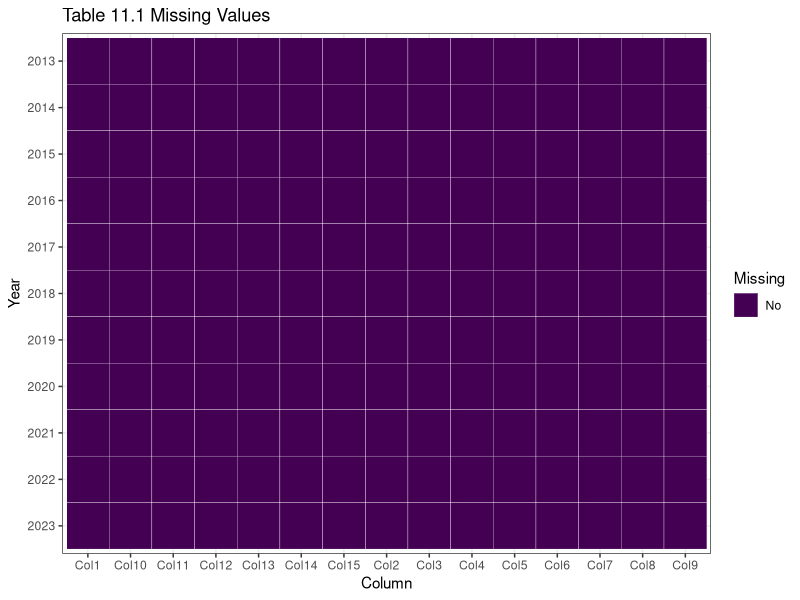
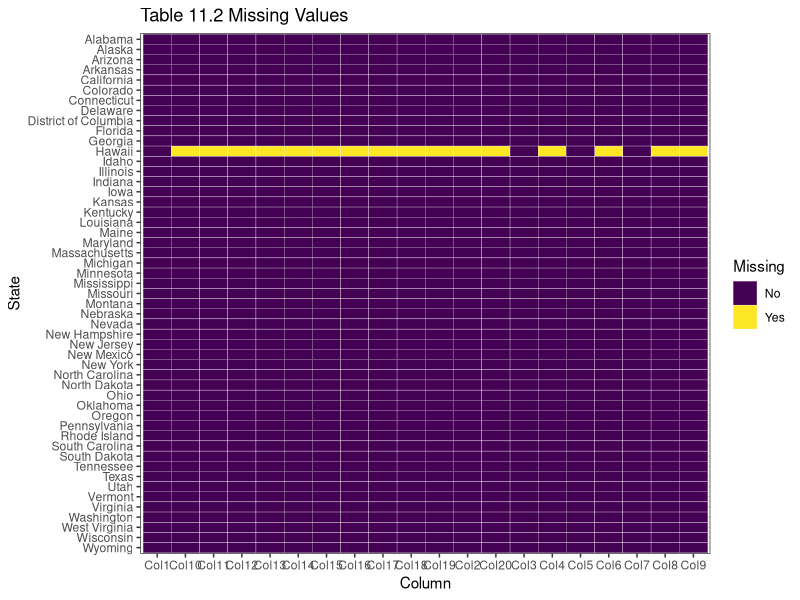
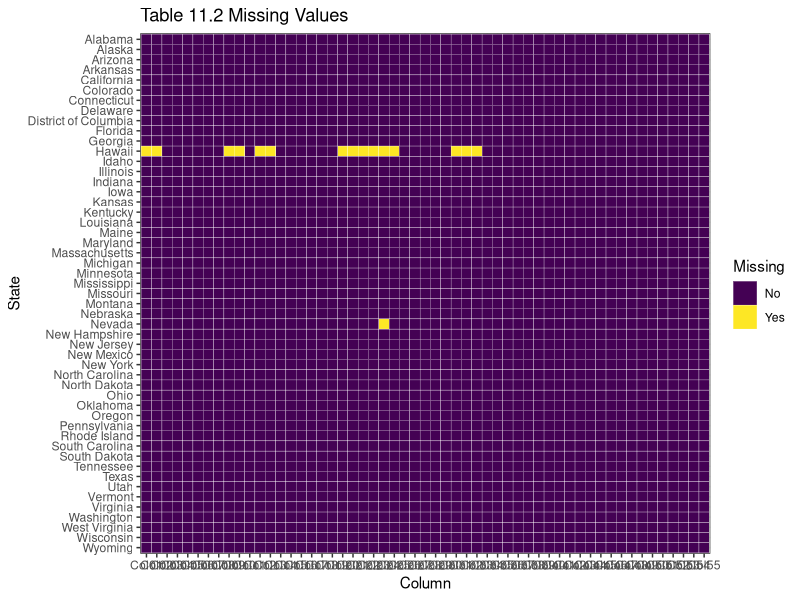

These charts were generated, in order, by the following R code:
## ---- chunk 1
suppressPackageStartupMessages(library(ggplot2))
suppressPackageStartupMessages(library(dplyr))
suppressPackageStartupMessages(library(tidyverse))
suppressPackageStartupMessages(library(readr))
## ---- chunk 2
data1 <- read_csv('Table1.csv', show_col_types = FALSE)
data2 <- read_csv('Table2.csv', show_col_types = FALSE)
data4 <- read_csv('Table4.csv', show_col_types = FALSE)
## ---- chunk 3
data1_plot <- data1 |>
  pivot_longer(cols = -Year) |>
  mutate(Missing = ifelse(is.na(value), 'Yes', 'No')) |>
  mutate(Year = as.character(Year))

data2_plot <- data2 |>
  pivot_longer(cols = -State) |>
  mutate(Missing = ifelse(is.na(value), 'Yes', 'No'))

data4_plot <- data4 |>
  pivot_longer(cols = -State) |>
  mutate(Missing = ifelse(is.na(value), 'Yes', 'No'))
## ---- chunk 4
ggplot(data1_plot, aes(x = name, y = fct_rev(Year), fill = Missing)) +
  geom_tile(color = 'white') +
  scale_fill_viridis_d() +
  labs(title = 'Table 11.1 Missing Values',
       x = 'Column',
       y = 'Year') +
  theme_bw()
## ---- chunk 5
ggplot(data2_plot, aes(x = name, y = fct_rev(State), fill = Missing)) +
  geom_tile(color = 'white') +
  scale_fill_viridis_d() +
  labs(title = 'Table 11.2 Missing Values',
       x = 'Column',
       y = 'State') +
  theme_bw()
## ---- chunk 6
ggplot(data4_plot, aes(x = name, y = fct_rev(State), fill = Missing)) +
  geom_tile(color = 'white') +
  scale_fill_viridis_d() +
  labs(title = 'Table 11.2 Missing Values',
       x = 'Column',
       y = 'State') +
  theme_bw()
